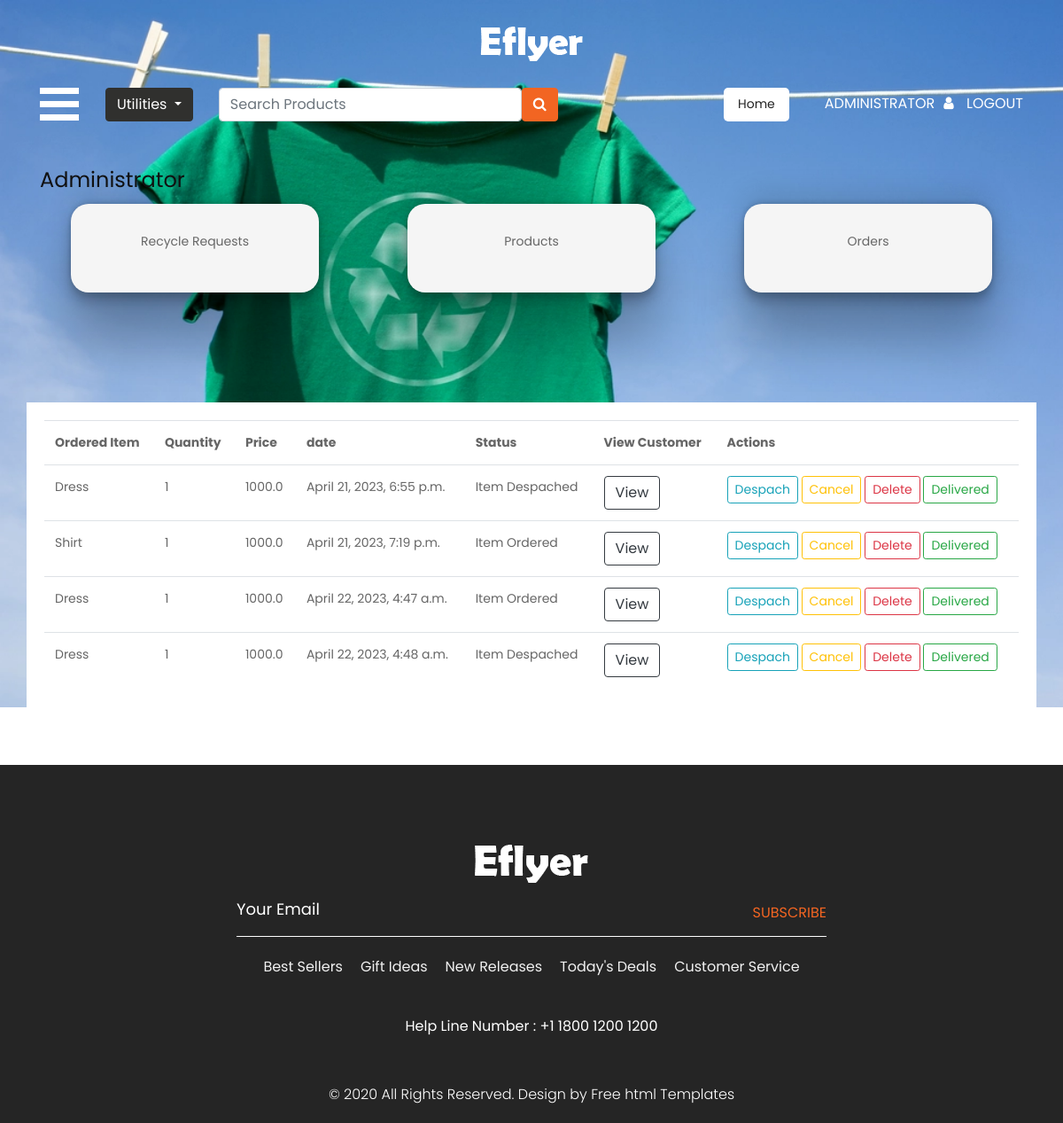
Page /Customerorders (signed in) on the earlier database version.
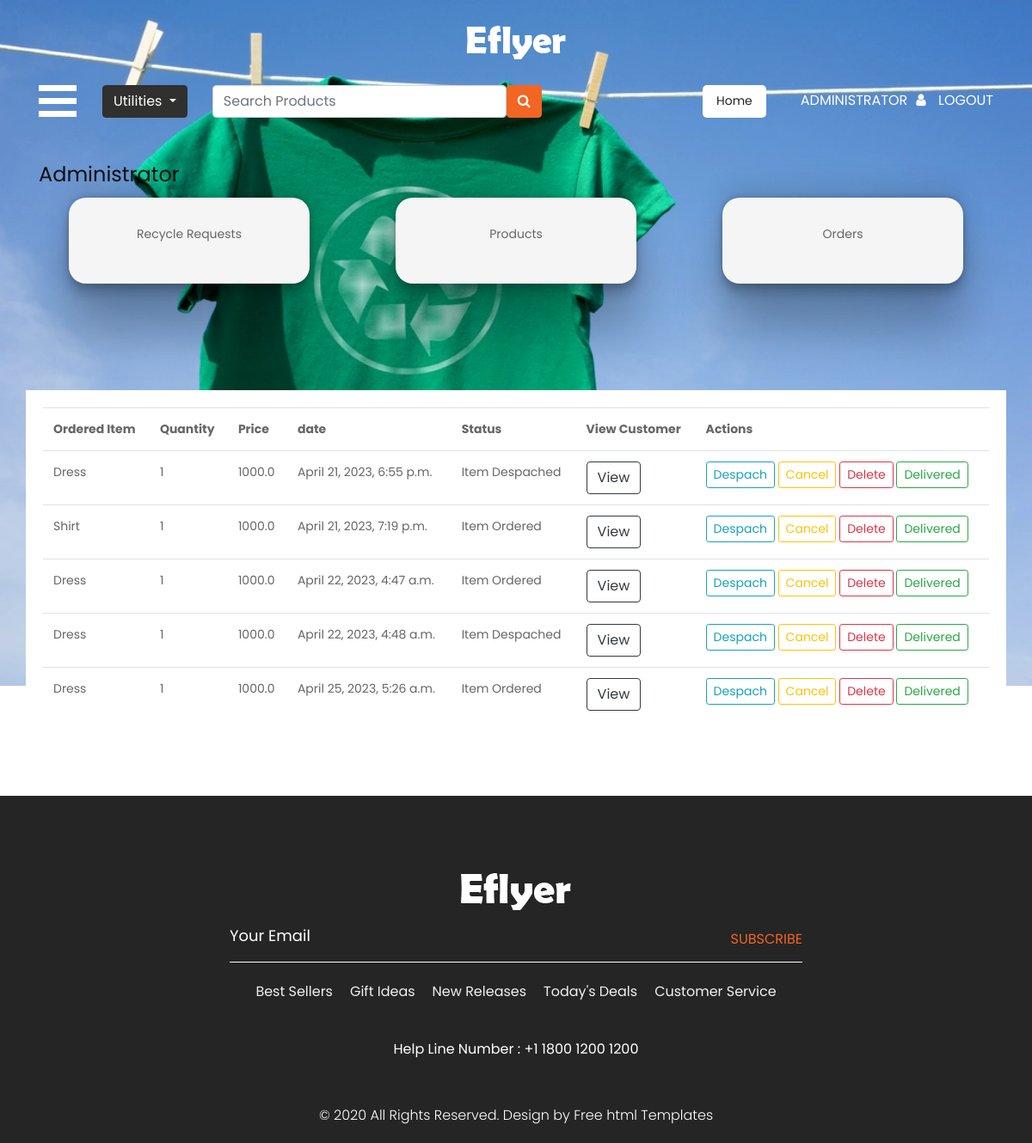
Same page on the later database version.
### AdminApp/models.py (models this page shows)
class CheckOuts(models.Model):
    Product = models.ForeignKey(Product,on_delete=models.CASCADE)
    date = models.DateTimeField(auto_now_add=True)
    quantity = models.IntegerField()
    price = models.FloatField()
    user = models.ForeignKey(User,on_delete=models.CASCADE)
    status = models.CharField(max_length=255)
    py_status = models.BooleanField(default=False)

class Product(models.Model):
    name = models.CharField(max_length=20)
    category = models.CharField(max_length=25,choices=options)
    price = models.FloatField()
    point = models.IntegerField()
    image = models.FileField(upload_to="product_image")
    stock = models.IntegerField()
    user = models.ForeignKey(User,on_delete=models.CASCADE,null=True,blank=True)

### AdminApp/views.py (the view)
# urls.py: path("Customerorders",views.Customerorders,name="Customerorders"),
@login_required(login_url="SignIn")
def Customerorders(request):
    order = CheckOuts.objects.all()
    context = {
        "order":order
    }
    return render(request,"customerorder.html",context)

### templates/customerorder.html (shortened to what this page needs)
{% extends "adminindex.html" %}
{% block content %}
<div class="container cont mt-5">
    <table class="table">
        <tr>
            <th>Ordered Item</th>
            <th>Quantity</th>
            <th>Price</th>
            <th>date</th>
            <th>Status</th>
            <th>View Customer</th>
            <th>Actions</th>
        </tr>
        {% for i in order %}
        {% if i.Product.user == request.user %}
        <tr>
            <td>{{i.Product.name}}</td>
            <td>{{i.quantity}}</td>
            <td>{{i.price}}</td>
            <td>{{i.date}}</td>
            <td>{{i.status}}</td>
            <td><a href="{%url 'ViewAddress' i.id%}" class="btn btn-outline-dark" >View</a></td>
            <td><a href="{%url 'ChangeToDespached' i.id%}" class="btn btn-outline-info btn-sm">Despach</a>
                <a href="{%url 'ChangeToCanceled' i.id%}" class="btn btn-outline-warning btn-sm">Cancel</a>
                <a href="{%url 'DelateOrderMerchant' i.id%}" class="btn btn-outline-danger btn-sm">Delete</a>
                <a href="{%url 'ChangeToDelivered' i.id%}" class="btn btn-outline-success btn-sm">Delivered</a>
            </td>
        </tr>
{% endif %}
        {% endfor %}
    </table>
</div>
<br><br>
{% endblock %}

Differences in the rows shown:
added CheckOuts: Product.name "Dress", quantity "1", price "1000.0", date "April 25, 2023, 5:26 a.m.", status "Item Ordered"
